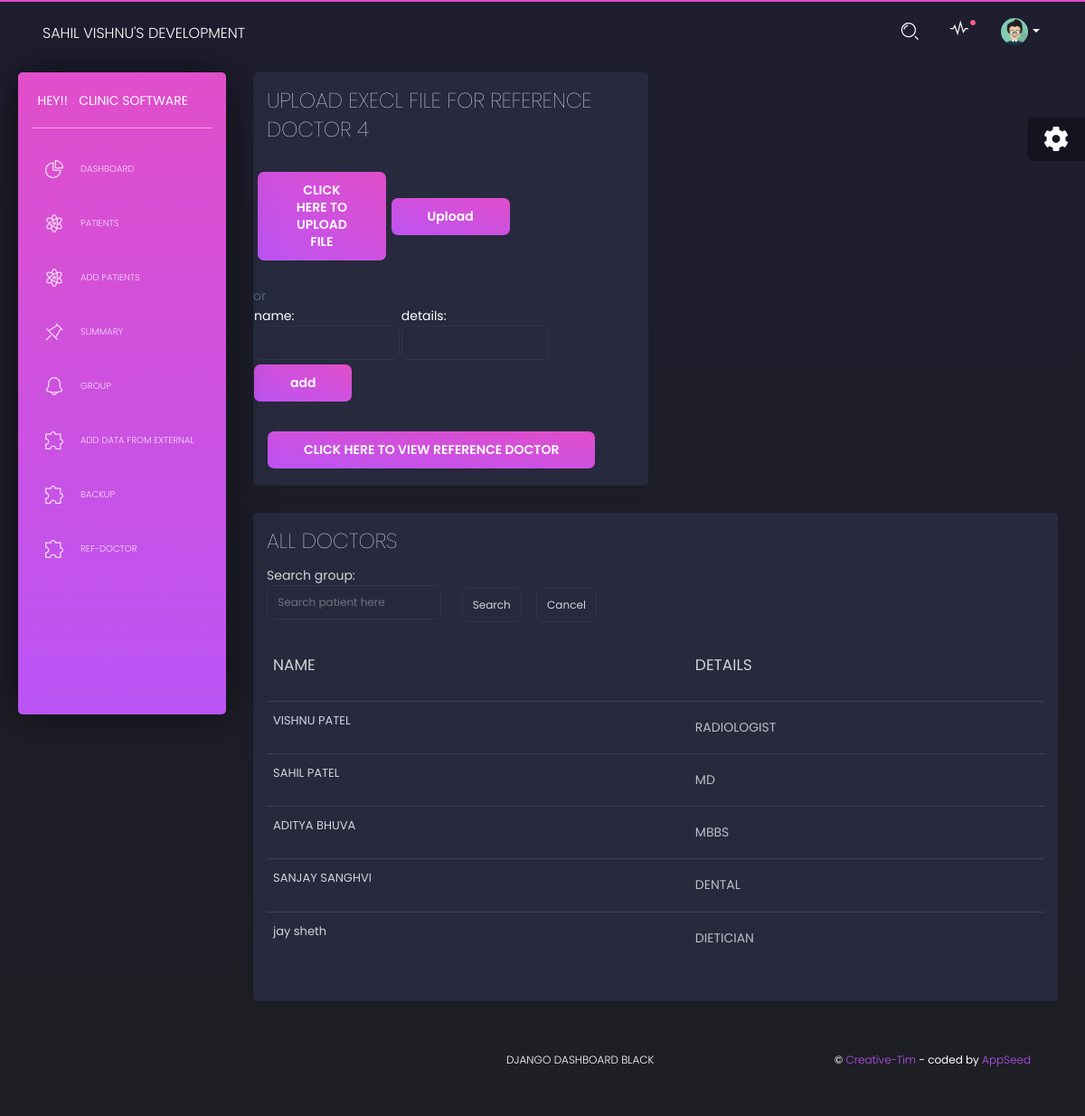
The page /refdocs/ref_doctor_particular_group/4 on the database its author committed.
### refdoc/models.py (models this page shows, shortened)
class RefDoc(models.Model):
    doc_id=models.AutoField
    name=models.TextField(max_length=25,default=0)
    details=models.TextField(max_length=100,default=0)
    gid=models.ForeignKey(Doc_group, on_delete=models.CASCADE)#models.IntegerField(default=0)

### refdoc/views.py (the view)
# urls.py: path('ref_doctor_particular_group/<int:i>',views.ref_doctor_particular_group, name='ref_doctor_particular_group'),
def ref_doctor_particular_group(request,i):
    if request.method=='POST':
        t1=Doc_group.objects.get(id=i)
        doc_resource=refdocres()
        dataset=Dataset()
        new_doc=request.FILES['myrefdocs']
        if not new_doc.name.endswith('xlsx'):
            messages.info(request,'wrong format valid xlsx')
            return render(request,'refdoc_upload.html')
        imported_data=dataset.load(new_doc.read(),format='xlsx')
        for data in imported_data:
            value=RefDoc(data[0],data[1],data[2])
            value.gid=t1
            if not RefDoc.objects.filter(gid=t1,name=data[1],details=data[2]).exists():
                value.save()
            else:
                continue
        return redirect(reverse('ref_doctor_all_groups'))
    else:
        print(i)
        parti_cate_doc=RefDoc.objects.filter(gid=i)
        paginator=Paginator(parti_cate_doc, 5)
        page_number=request.GET.get('page')
        page_obj=paginator.get_page(page_number)
        for j in parti_cate_doc:
            print(j.name)
        return render(request,'ref_doc_particular_group.html',{'gid':i,'page_obj':page_obj})

### refdoc/templates/ref_doc_particular_group.html (shortened to what this page needs)
{% extends "layouts/base.html" %}
{% block content %}
<div class="row">
  <div class="col-md-8">
    <div class="card w-75">
      <form role="form" method="post" action="/refdocs/ref_doctor_particular_group/{{gid}}" enctype="multipart/form-data">
        <div class="card-header">
          <h3 class="card-title">UPLOAD EXECL FILE FOR REFERENCE DOCTOR {{gid}}</h3>
        </div>
        <div class="card-body">
          <div class="row">
            <div class="col-md-8 px-md-1">
              <div class="form-group">
                <button class="btn btn-fill btn-primary w-50">
                  CLICK HERE TO UPLOAD FILE
                </button>
                <button type="submit" class="btn btn-fill btn-primary">
                  Upload
                </button>
              </div>
            </div>
          </div>
        </div>
      </form>
      or
      <form role="form"
      class="sub-form"action="/refdocs/addRefDoc/{{gid}}" method="post">
        <div class="form-group text-white w-75">
          <table>
            <tr>
              <td>
                name:<input class="form-control" type="text" name="refdocname">
              </td>
              <td>
                details:<input class="form-control" type="text" name="refdocdetail">
              </td>
            </tr>
          </table>
          <button type="submit" class="btn btn-fill btn-primary">add</button>
        </div>
    </form>
      <div class="card-footer">
        <a href="{% url 'viewRefDoc'%}">
          <button class="btn btn-fill btn-primary">
            CLICK HERE TO VIEW REFERENCE DOCTOR
          </button>
        </a>
      </div>
    </div>
  </div>
</div>
<div class="row">
  <div class="col-md-12">
    <div class="card ">
      <div class="card-header">
        <h3 class="card-title"> ALL DOCTORS</h3>
        <form action="{% url 'searchrefdoc'%}" method="get" value="{{request.GET.q}}" >
          <div class="row">
            <div class="col-md-3">
              Search group:<input type="text" class="form-control " name="q" placeholder="Search patient here"/>            </div>
            <div class="d-inline p-2 mt-3">
              <input type="submit" value="Search" name="submit" class="form-control">
            </div>
            <div class="d-inline p-2 mt-3">
              <a href="{%url 'ref_doctor_all_groups' %}"><button class="form-control " >Cancel</button></a>
            </div>
          </div>
        </form>
      </div>
      <div class="card-body">
        <div class="table-responsive">
          <table class="table tablesorter " id="">
            <thead class=" text-primary">
              <tr>
                <th >
                  <h4>Name</h4>
                </th>
                <th>
                 <h4> DETAILS</h4>
                </th>
              </tr>
            </thead>
            <tbody>
              {% for p in page_obj %}
              <tr>
                <td>
                  <a href="{% url 'print_ref_doctor' p.id %}">
                <h5>{{p.name}} </h5>
                   </a>
                </td>
                <td>
                    {{p.details}}
                </td>
              </tr>
              {%endfor%}
            </tbody>
          </table>
        </div>
      </div>
    </div>
  </div>
{% endblock content %}

### rows shown on the page
RefDoc: name "VISHNU PATEL", details "RADIOLOGIST"
RefDoc: name "SAHIL PATEL", details "MD"
RefDoc: name "ADITYA BHUVA", details "MBBS"
RefDoc: name "SANJAY SANGHVI", details "DENTAL"
RefDoc: name "jay sheth", details "DIETICIAN"

### other values the page prints
{{ gid }} "4"
